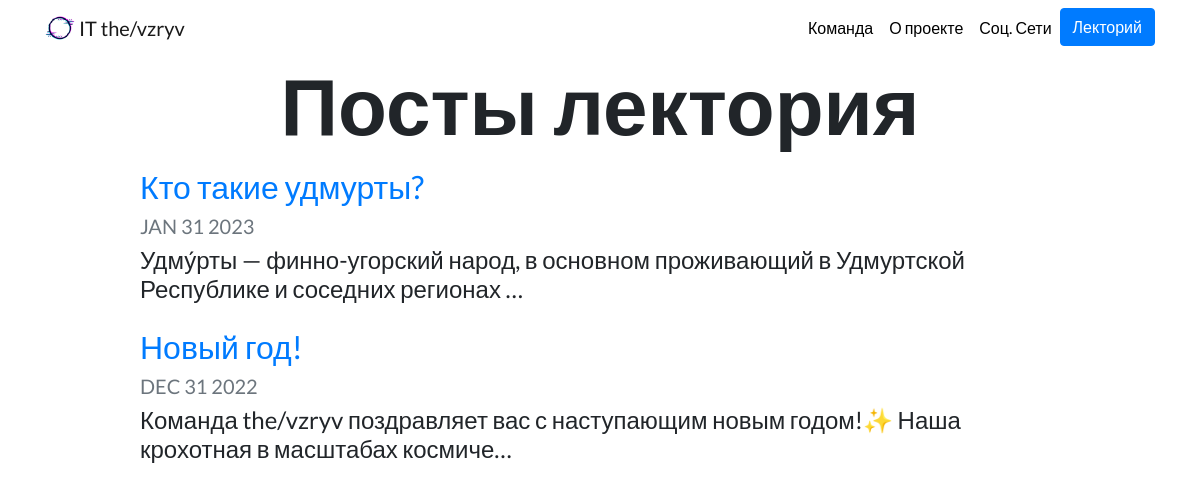
Screenshot of /blog/ with the database file from the repository.
### blog/models.py (models this page shows, shortened)
class Blog(models.Model):
    title = models.CharField(max_length=200)
    date = models.DateField()
    description = models.TextField()

### blog/views.py (the view)
# urls.py: path('',views.all_blogs, name='all_blogs'),
def all_blogs(request):
    blogs = Blog.objects.order_by('-date')
    return render(request, 'blog/all_blogs.html', {"blogs": blogs})

### blog/templates/blog/all_blogs.html
{% extends "portfolio/base.html" %}
{% load static %}
{% block content %}
<h1 id="blogtitle" class="font-weight-bold text-center">Посты лектория</h1>
{% for blog in blogs %}
<div class="row justify-content-center my-3">
  <div class="col-md-10">
    <a href="{% url 'blog:detail' blog.id %}">
      <h2>{{ blog.title }}</h2>
    </a>
    <h5 class="text-muted">{{ blog.date|date:'M d Y'|upper }}</h5>
    <h4>{{ blog.description|striptags|truncatechars:100 }}</h4>
  </div>
</div>
{% endfor %}
{% endblock %}

### portfolio/static/portfolio/custom.css (style rules this page uses)
body { font-family: 'Lato', sans-serif; }
#blogtitle { font-size: 5rem; }

### rows the page displays
Blog: title "Кто такие удмурты?", date "JAN 31 2023", description "Удму́рты — финно-угорский народ, в основном проживающий в Удмуртской Республике и соседних регионах …"
Blog: title "Новый год!", date "DEC 31 2022", description "Команда the/vzryv поздравляет вас с наступающим новым годом!✨ Наша крохотная в масштабах космиче…"
